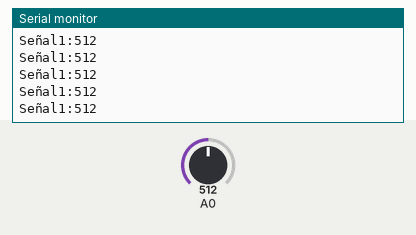
Bench run of a sketch on a simulated Arduino Uno, built with avr-gcc and run on an emulated ATmega328P. Parts: the last lines printed to the serial monitor. The inputs (shaded band) are chosen by the test bench; at power-on: A0 = 512.

Above: at 1.2 s.
1.3 s: A0 set to 716
At 2.1 s:
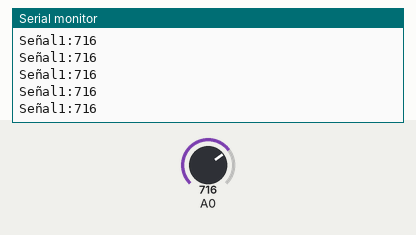
2.8 s: A0 set to 900
At 3.9 s:
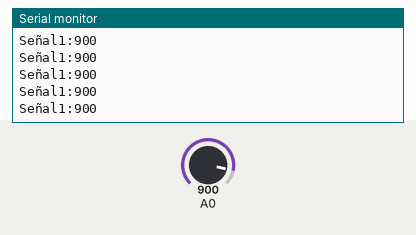
Timing chart, 0 to 5.8 s (numbered marks = the images above; inputs shaded):
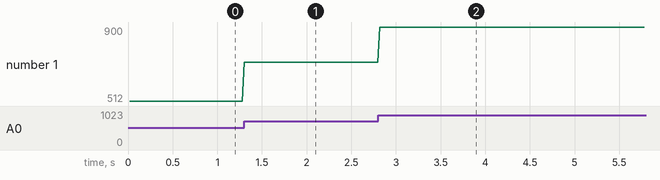

Measured:
- after the input at 1.3 s, the serial monitor: prints a new line at once (image 1)
- after the input at 2.8 s, the serial monitor: prints a new line at once (image 2)
- plotted number 1: 512 → 716 after the input at 1.3 s, 716 → 900 after the input at 2.8 s

The sketch:

arduino_plot.ino
```cpp
/*************************************
 Course: ISB-UPCH
 Date: 29/03/2023
 Autor: Moises Meza

**************************************/

unsigned long lastMsg = 0;
float F=5;                      // 1 hz
double Fs = 10*F;               // 10 hz
double Ts_ms = (1/Fs)*1000;     //  100 ms

void setup() {
  Serial.begin(9600);
  while (!Serial);
  //Serial.println("R1:,R2:,");
}

void loop() {

  unsigned long now = millis();

  if (now - lastMsg > Ts_ms) {

    lastMsg = now;

    //int r1 = random(10);
    //int r2 = random(10);
    int r1 = analogRead(A0);
    //int r2 = analogRead(pin);

    Serial.print("Señal1:");
    Serial.println(r1);
    //Serial.print(",");
    //Serial.print("Señal2:");
    //Serial.println(r2);
  }

}
```
